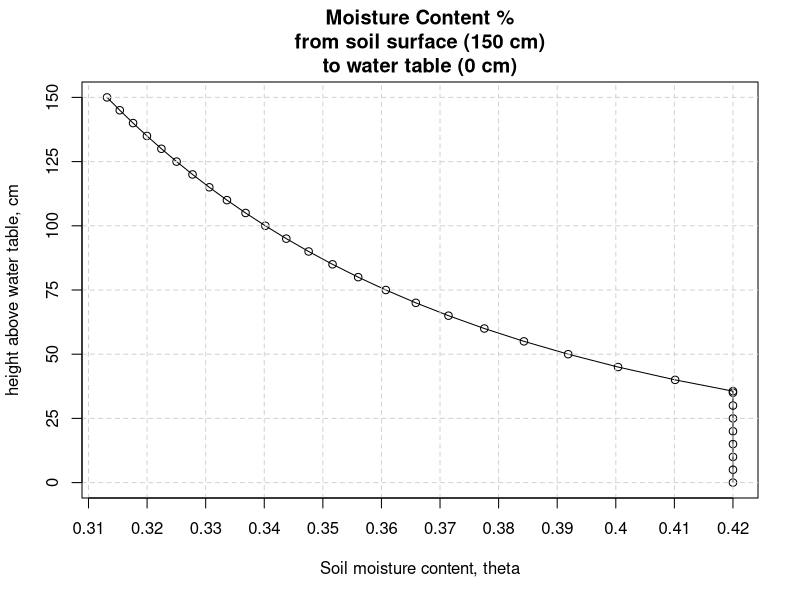
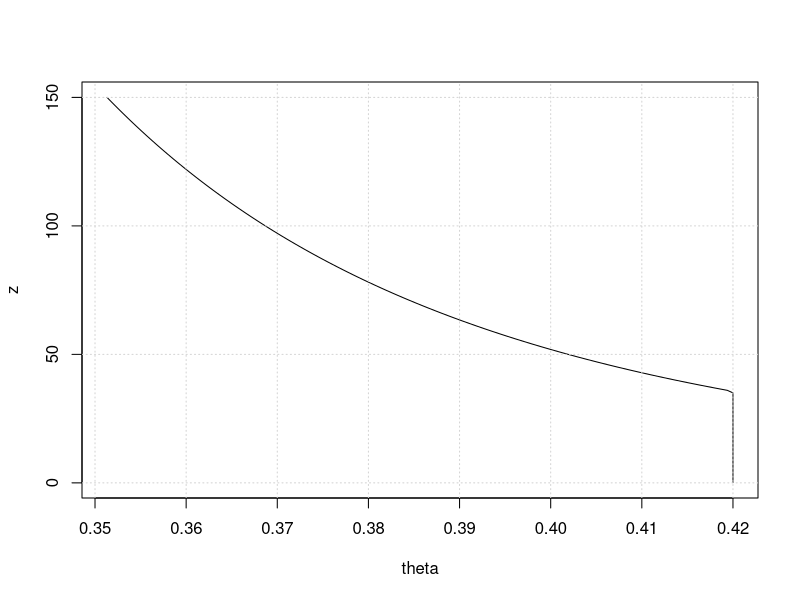

Write R code to recreate these figures, in order.
# air entry pressure
psi.a=35.6# cm
# porosity
n=0.420
# height above water table  
z1=0 # cm (water table)
z2=150 # cm (soil surface)
z=c(psi.a,seq(z1,z2,5)) # cm
z=sort(z,decreasing=T)
b=4.9

# soil moisture content
theta=n*(z/psi.a)^(-1/b)
# upper limit of theta = n
theta[which(theta>n)]=n
plot(theta,z, xlim=range(theta),type="o", ylab="height above water table, cm", xlab="Soil moisture content, theta", main="Moisture Content %\nfrom soil surface (150 cm)\nto water table (0 cm)",xaxt="n", yaxt="n")
abline(h=seq(z1,z2,25), v=seq(round(min(theta),2),round(n,2),0.01),lty="dashed", col="light gray")
axis(1,at=seq(round(min(theta),2),round(n,2),0.01), labels=seq(round(min(theta),2),round(n,2),0.01))
axis(2,at=seq(0,150,25), labels=seq(0,150,25))

psia=35.6 #cm
b=4.9
n=0.420
thetar=0.15
psi=150 # cm
theta=thetar+(n-thetar)*(-psi/psia)^(-1/b)
z=c(0.1,1:150) # cm

thetaz=function(z,n,thetar,b,psia){
  theta=ifelse(z<psia,n,thetar+(n-thetar)*(z/psia)^(-1/b))
}

theta=thetaz(z,n,thetar,b,psia)

plot(theta, z, type="l")
grid()

D=(n-thetar)*(z2-z1)-(n-thetar)/(psia^(-1/b))*(z2^(1-1/b)-z1^(1-1/b))/(1-1/b)
